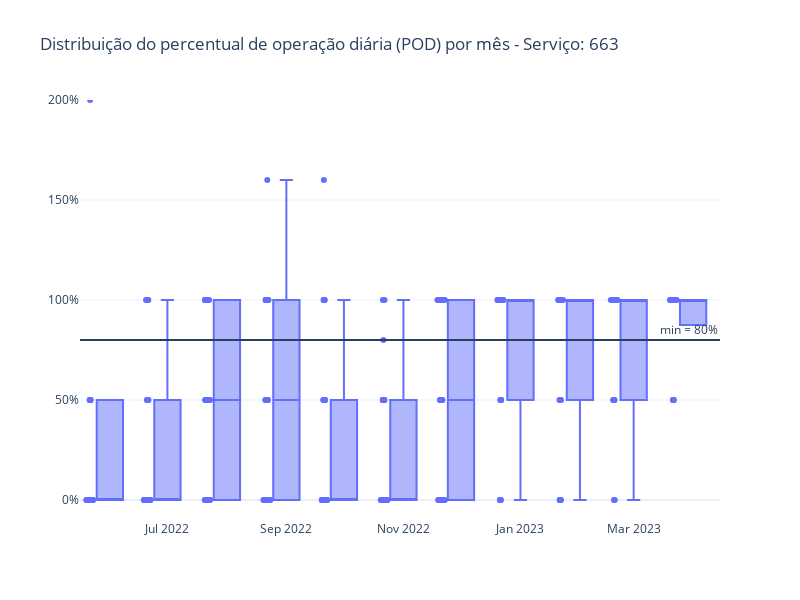

Here is the notebook cell this chart was saved with:
### Code cell
y = "perc_km_planejada"
title = f"Distribuição do percentual de operação diária (POD) por mês - Serviço: 663"

fig = px.box(
    pod_pre_reprocessamento, 
    x="mes_ano", 
    y=y, 
    title=title,
    template="plotly_white",
    labels={
        "mes_ano": "",
        y: ""
    },
    points="all"
)

fig.update_layout(
    yaxis_range=[-10, 200],  
    yaxis_ticksuffix="%",
    width=800,
    height=600,
    showlegend=False,
)

fig.add_hline(y=80, annotation_text="min = 80%")  # Linha horizontal para indicar o mínimo de 80%

fig.show()

### Figure 1 — Plotly figure (JSON) as saved in the notebook; plotly's stock layout.template omitted (floating-point values rounded to 4 significant figures; data arrays with more than 128 entries replaced by an {"elided": "..."} marker saying what was removed)
{"data": [{"alignmentgroup": "True", "boxpoints": "all", "hovertemplate": "=%{y}<extra></extra>", "legendgroup": "", "marker": {"color": "#636efa"}, "name": "", "notched": false, "offsetgroup": "", "orientation": "v", "showlegend": false, "type": "box", "x": {"elided": "295 str values"}, "x0": " ", "xaxis": "x", "y": {"elided": "295 float values"}, "y0": " ", "yaxis": "y"}], "layout": {"annotations": [{"showarrow": false, "text": "min = 80%", "x": 1, "xanchor": "right", "xref": "x domain", "y": 80, "yanchor": "bottom", "yref": "y"}], "boxmode": "group", "height": 600, "legend": {"tracegroupgap": 0}, "shapes": [{"type": "line", "x0": 0, "x1": 1, "xref": "x domain", "y0": 80, "y1": 80, "yref": "y"}], "showlegend": false, "title": {"text": "Distribuição do percentual de operação diária (POD) por mês - Serviço: 663"}, "width": 800, "xaxis": {"anchor": "y", "domain": [0, 1], "title": {"text": ""}}, "yaxis": {"anchor": "x", "domain": [0, 1], "range": [-10, 200], "ticksuffix": "%", "title": {"text": ""}}}}
